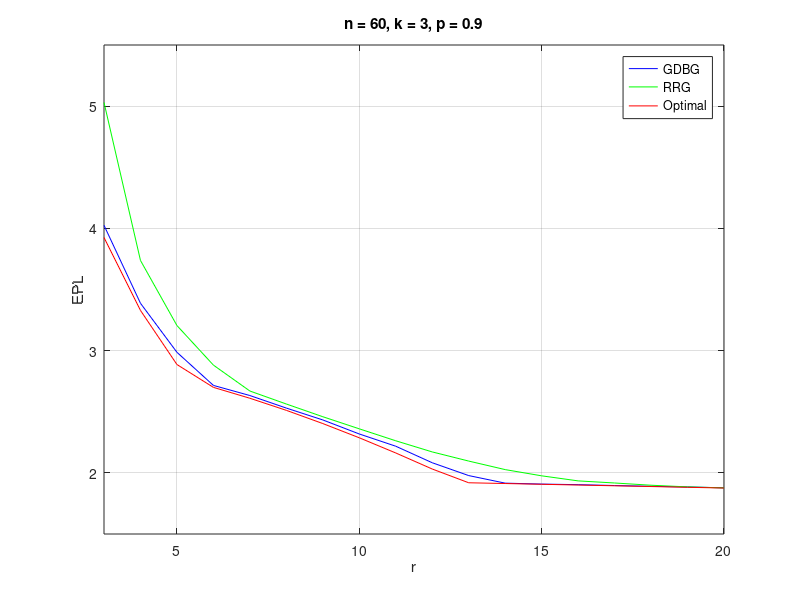

This figure's MATLAB source:
function fig_r
%%n = 60;k = 3;p = 0.9;
%r = 3:20;
clc

r = 3:20

gdbg = [4.0250,3.3874,2.9863,2.7155,2.6327,2.5300,2.4330,2.3182,2.2180,2.0829,1.9779,1.9160,1.9084,1.9036,1.8965,1.8901,1.8846,1.8780]

rrg = [5.0302,3.7376,3.2052,2.8816,2.6696,2.5633,2.4593,2.3603,2.2625,2.1714,2.0966,2.0268,1.9759,1.9345,1.9173,1.8990,1.8854,1.8773]

optimal = [3.9253,3.3289,2.8863,2.6995,2.6104,2.5115,2.4034,2.2870,2.1628,2.0316,1.9191,1.9129,1.9067,1.9006,1.8944,1.8883,1.8821,1.8760]

plot(r,gdbg,'b')
hold on 
plot(r,rrg,'g')
hold on 
plot(r, optimal,'r')
grid on
legend('GDBG','RRG','Optimal')
xlabel('r')
ylabel('EPL')
title('n = 60, k = 3, p = 0.9')
axis([3,20,1.5,5.5])